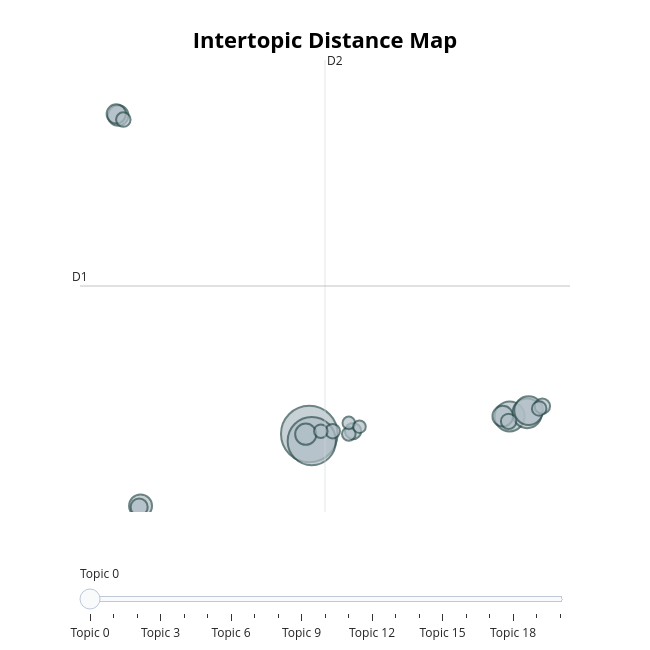

Notebook cell for this chart:
### Code cell
q2_topic_model.visualize_topics()

### Figure 1 — Plotly figure (JSON) as saved in the notebook; plotly's stock layout.template omitted (floating-point values rounded to 4 significant figures)
{"data": [{"customdata": [[0, "Topic: Data visualization comparison", 121], [1, "Perception Experiment Purpose", 88], [2, "Perception of Graph Interpretation", 34], [3, "Perception of Data via 3D Charts", 33], [4, "Comparison of 2D and 3D Graphs Comprehension", 31], [5, "Bar Graph Interpretation and Size Perception", 20], [6, "Perception of Blocks in Experiment", 17], [7, "Comprehension of Statistical Graphics", 16], [8, "Sizing Perception Analysis", 16], [9, "Topic: Height estimation strategies among stats students", 14], [10, "Student Bar Comparison Skills", 11], [11, "Cognitive Perception Testing", 10], [12, "Depth Perception Testing", 9], [13, "Topic: Student chart interpretation comparison", 9], [14, "2D vs. 3D perception", 8], [15, "Interpreting Percentage Representation", 8], [16, "Perception of Amount Estimation", 8], [17, "Student Estimation Patterns (at UNL)", 7], [18, "Topic: Interpreting heat maps by people", 7], [19, "Topic: Comparative Observational Analysis", 6], [20, "Topic: Data Collection Purpose", 6]], "hovertemplate": "<b>Topic %{customdata[0]}</b><br>%{customdata[1]}<br>Size: %{customdata[2]}", "legendgroup": "", "marker": {"color": "#B0BEC5", "line": {"color": "DarkSlateGrey", "width": 2}, "size": [121, 88, 34, 33, 31, 20, 17, 16, 16, 14, 11, 10, 9, 9, 8, 8, 8, 7, 7, 6, 6], "sizemode": "area", "sizeref": 0.07562, "symbol": "circle"}, "mode": "markers", "name": "", "orientation": "v", "showlegend": false, "type": "scatter", "x": [-2.387, -2.266, 7.438, 8.297, 8.369, -10.66, -2.56, 7.103, -11.76, -11.85, -10.73, -0.2387, 9.044, 7.391, 8.889, -1.239, -11.51, -0.4484, -1.821, -0.4475, 0.07403], "xaxis": "x", "y": [2.427, 1.992, 3.506, 3.694, 3.865, -1.982, 2.416, 3.523, 21.97, 22.06, -2.049, 2.609, 4.137, 3.204, 3.992, 2.601, 21.71, 2.431, 2.601, 3.11, 2.875], "yaxis": "y"}], "layout": {"annotations": [{"showarrow": false, "text": "D1", "x": -13.63, "y": 11.51, "yshift": 10}, {"showarrow": false, "text": "D2", "x": -1.616, "xshift": 10, "y": 25.37}], "height": 650, "hoverlabel": {"bgcolor": "white", "font": {"family": "Rockwell", "size": 16}}, "legend": {"itemsizing": "constant", "tracegroupgap": 0}, "margin": {"t": 60}, "shapes": [{"line": {"color": "#CFD8DC", "width": 2}, "type": "line", "x0": -1.616, "x1": -1.616, "y0": -2.357, "y1": 25.37}, {"line": {"color": "#9E9E9E", "width": 2}, "type": "line", "x0": -13.63, "x1": 10.4, "y0": 11.51, "y1": 11.51}], "sliders": [{"active": 0, "pad": {"t": 50}, "steps": [{"args": [{"marker.color": [["red", "#B0BEC5", "#B0BEC5", "#B0BEC5", "#B0BEC5", "#B0BEC5", "#B0BEC5", "#B0BEC5", "#B0BEC5", "#B0BEC5", "#B0BEC5", "#B0BEC5", "#B0BEC5", "#B0BEC5", "#B0BEC5", "#B0BEC5", "#B0BEC5", "#B0BEC5", "#B0BEC5", "#B0BEC5", "#B0BEC5"]]}], "label": "Topic 0", "method": "update"}, {"args": [{"marker.color": [["#B0BEC5", "red", "#B0BEC5", "#B0BEC5", "#B0BEC5", "#B0BEC5", "#B0BEC5", "#B0BEC5", "#B0BEC5", "#B0BEC5", "#B0BEC5", "#B0BEC5", "#B0BEC5", "#B0BEC5", "#B0BEC5", "#B0BEC5", "#B0BEC5", "#B0BEC5", "#B0BEC5", "#B0BEC5", "#B0BEC5"]]}], "label": "Topic 1", "method": "update"}, {"args": [{"marker.color": [["#B0BEC5", "#B0BEC5", "red", "#B0BEC5", "#B0BEC5", "#B0BEC5", "#B0BEC5", "#B0BEC5", "#B0BEC5", "#B0BEC5", "#B0BEC5", "#B0BEC5", "#B0BEC5", "#B0BEC5", "#B0BEC5", "#B0BEC5", "#B0BEC5", "#B0BEC5", "#B0BEC5", "#B0BEC5", "#B0BEC5"]]}], "label": "Topic 2", "method": "update"}, {"args": [{"marker.color": [["#B0BEC5", "#B0BEC5", "#B0BEC5", "red", "#B0BEC5", "#B0BEC5", "#B0BEC5", "#B0BEC5", "#B0BEC5", "#B0BEC5", "#B0BEC5", "#B0BEC5", "#B0BEC5", "#B0BEC5", "#B0BEC5", "#B0BEC5", "#B0BEC5", "#B0BEC5", "#B0BEC5", "#B0BEC5", "#B0BEC5"]]}], "label": "Topic 3", "method": "update"}, {"args": [{"marker.color": [["#B0BEC5", "#B0BEC5", "#B0BEC5", "#B0BEC5", "red", "#B0BEC5", "#B0BEC5", "#B0BEC5", "#B0BEC5", "#B0BEC5", "#B0BEC5", "#B0BEC5", "#B0BEC5", "#B0BEC5", "#B0BEC5", "#B0BEC5", "#B0BEC5", "#B0BEC5", "#B0BEC5", "#B0BEC5", "#B0BEC5"]]}], "label": "Topic 4", "method": "update"}, {"args": [{"marker.color": [["#B0BEC5", "#B0BEC5", "#B0BEC5", "#B0BEC5", "#B0BEC5", "red", "#B0BEC5", "#B0BEC5", "#B0BEC5", "#B0BEC5", "#B0BEC5", "#B0BEC5", "#B0BEC5", "#B0BEC5", "#B0BEC5", "#B0BEC5", "#B0BEC5", "#B0BEC5", "#B0BEC5", "#B0BEC5", "#B0BEC5"]]}], "label": "Topic 5", "method": "update"}, {"args": [{"marker.color": [["#B0BEC5", "#B0BEC5", "#B0BEC5", "#B0BEC5", "#B0BEC5", "#B0BEC5", "red", "#B0BEC5", "#B0BEC5", "#B0BEC5", "#B0BEC5", "#B0BEC5", "#B0BEC5", "#B0BEC5", "#B0BEC5", "#B0BEC5", "#B0BEC5", "#B0BEC5", "#B0BEC5", "#B0BEC5", "#B0BEC5"]]}], "label": "Topic 6", "method": "update"}, {"args": [{"marker.color": [["#B0BEC5", "#B0BEC5", "#B0BEC5", "#B0BEC5", "#B0BEC5", "#B0BEC5", "#B0BEC5", "red", "#B0BEC5", "#B0BEC5", "#B0BEC5", "#B0BEC5", "#B0BEC5", "#B0BEC5", "#B0BEC5", "#B0BEC5", "#B0BEC5", "#B0BEC5", "#B0BEC5", "#B0BEC5", "#B0BEC5"]]}], "label": "Topic 7", "method": "update"}, {"args": [{"marker.color": [["#B0BEC5", "#B0BEC5", "#B0BEC5", "#B0BEC5", "#B0BEC5", "#B0BEC5", "#B0BEC5", "#B0BEC5", "red", "#B0BEC5", "#B0BEC5", "#B0BEC5", "#B0BEC5", "#B0BEC5", "#B0BEC5", "#B0BEC5", "#B0BEC5", "#B0BEC5", "#B0BEC5", "#B0BEC5", "#B0BEC5"]]}], "label": "Topic 8", "method": "update"}, {"args": [{"marker.color": [["#B0BEC5", "#B0BEC5", "#B0BEC5", "#B0BEC5", "#B0BEC5", "#B0BEC5", "#B0BEC5", "#B0BEC5", "#B0BEC5", "red", "#B0BEC5", "#B0BEC5", "#B0BEC5", "#B0BEC5", "#B0BEC5", "#B0BEC5", "#B0BEC5", "#B0BEC5", "#B0BEC5", "#B0BEC5", "#B0BEC5"]]}], "label": "Topic 9", "method": "update"}, {"args": [{"marker.color": [["#B0BEC5", "#B0BEC5", "#B0BEC5", "#B0BEC5", "#B0BEC5", "#B0BEC5", "#B0BEC5", "#B0BEC5", "#B0BEC5", "#B0BEC5", "red", "#B0BEC5", "#B0BEC5", "#B0BEC5", "#B0BEC5", "#B0BEC5", "#B0BEC5", "#B0BEC5", "#B0BEC5", "#B0BEC5", "#B0BEC5"]]}], "label": "Topic 10", "method": "update"}, {"args": [{"marker.color": [["#B0BEC5", "#B0BEC5", "#B0BEC5", "#B0BEC5", "#B0BEC5", "#B0BEC5", "#B0BEC5", "#B0BEC5", "#B0BEC5", "#B0BEC5", "#B0BEC5", "red", "#B0BEC5", "#B0BEC5", "#B0BEC5", "#B0BEC5", "#B0BEC5", "#B0BEC5", "#B0BEC5", "#B0BEC5", "#B0BEC5"]]}], "label": "Topic 11", "method": "update"}, {"args": [{"marker.color": [["#B0BEC5", "#B0BEC5", "#B0BEC5", "#B0BEC5", "#B0BEC5", "#B0BEC5", "#B0BEC5", "#B0BEC5", "#B0BEC5", "#B0BEC5", "#B0BEC5", "#B0BEC5", "red", "#B0BEC5", "#B0BEC5", "#B0BEC5", "#B0BEC5", "#B0BEC5", "#B0BEC5", "#B0BEC5", "#B0BEC5"]]}], "label": "Topic 12", "method": "update"}, {"args": [{"marker.color": [["#B0BEC5", "#B0BEC5", "#B0BEC5", "#B0BEC5", "#B0BEC5", "#B0BEC5", "#B0BEC5", "#B0BEC5", "#B0BEC5", "#B0BEC5", "#B0BEC5", "#B0BEC5", "#B0BEC5", "red", "#B0BEC5", "#B0BEC5", "#B0BEC5", "#B0BEC5", "#B0BEC5", "#B0BEC5", "#B0BEC5"]]}], "label": "Topic 13", "method": "update"}, {"args": [{"marker.color": [["#B0BEC5", "#B0BEC5", "#B0BEC5", "#B0BEC5", "#B0BEC5", "#B0BEC5", "#B0BEC5", "#B0BEC5", "#B0BEC5", "#B0BEC5", "#B0BEC5", "#B0BEC5", "#B0BEC5", "#B0BEC5", "red", "#B0BEC5", "#B0BEC5", "#B0BEC5", "#B0BEC5", "#B0BEC5", "#B0BEC5"]]}], "label": "Topic 14", "method": "update"}, {"args": [{"marker.color": [["#B0BEC5", "#B0BEC5", "#B0BEC5", "#B0BEC5", "#B0BEC5", "#B0BEC5", "#B0BEC5", "#B0BEC5", "#B0BEC5", "#B0BEC5", "#B0BEC5", "#B0BEC5", "#B0BEC5", "#B0BEC5", "#B0BEC5", "red", "#B0BEC5", "#B0BEC5", "#B0BEC5", "#B0BEC5", "#B0BEC5"]]}], "label": "Topic 15", "method": "update"}, {"args": [{"marker.color": [["#B0BEC5", "#B0BEC5", "#B0BEC5", "#B0BEC5", "#B0BEC5", "#B0BEC5", "#B0BEC5", "#B0BEC5", "#B0BEC5", "#B0BEC5", "#B0BEC5", "#B0BEC5", "#B0BEC5", "#B0BEC5", "#B0BEC5", "#B0BEC5", "red", "#B0BEC5", "#B0BEC5", "#B0BEC5", "#B0BEC5"]]}], "label": "Topic 16", "method": "update"}, {"args": [{"marker.color": [["#B0BEC5", "#B0BEC5", "#B0BEC5", "#B0BEC5", "#B0BEC5", "#B0BEC5", "#B0BEC5", "#B0BEC5", "#B0BEC5", "#B0BEC5", "#B0BEC5", "#B0BEC5", "#B0BEC5", "#B0BEC5", "#B0BEC5", "#B0BEC5", "#B0BEC5", "red", "#B0BEC5", "#B0BEC5", "#B0BEC5"]]}], "label": "Topic 17", "method": "update"}, {"args": [{"marker.color": [["#B0BEC5", "#B0BEC5", "#B0BEC5", "#B0BEC5", "#B0BEC5", "#B0BEC5", "#B0BEC5", "#B0BEC5", "#B0BEC5", "#B0BEC5", "#B0BEC5", "#B0BEC5", "#B0BEC5", "#B0BEC5", "#B0BEC5", "#B0BEC5", "#B0BEC5", "#B0BEC5", "red", "#B0BEC5", "#B0BEC5"]]}], "label": "Topic 18", "method": "update"}, {"args": [{"marker.color": [["#B0BEC5", "#B0BEC5", "#B0BEC5", "#B0BEC5", "#B0BEC5", "#B0BEC5", "#B0BEC5", "#B0BEC5", "#B0BEC5", "#B0BEC5", "#B0BEC5", "#B0BEC5", "#B0BEC5", "#B0BEC5", "#B0BEC5", "#B0BEC5", "#B0BEC5", "#B0BEC5", "#B0BEC5", "red", "#B0BEC5"]]}], "label": "Topic 19", "method": "update"}, {"args": [{"marker.color": [["#B0BEC5", "#B0BEC5", "#B0BEC5", "#B0BEC5", "#B0BEC5", "#B0BEC5", "#B0BEC5", "#B0BEC5", "#B0BEC5", "#B0BEC5", "#B0BEC5", "#B0BEC5", "#B0BEC5", "#B0BEC5", "#B0BEC5", "#B0BEC5", "#B0BEC5", "#B0BEC5", "#B0BEC5", "#B0BEC5", "red"]]}], "label": "Topic 20", "method": "update"}]}], "title": {"font": {"color": "Black", "size": 22}, "text": "<b>Intertopic Distance Map</b>", "x": 0.5, "xanchor": "center", "y": 0.95, "yanchor": "top"}, "width": 650, "xaxis": {"anchor": "y", "domain": [0, 1], "range": [-13.63, 10.4], "title": {"text": ""}, "visible": false}, "yaxis": {"anchor": "x", "domain": [0, 1], "range": [-2.357, 25.37], "title": {"text": ""}, "visible": false}}}
